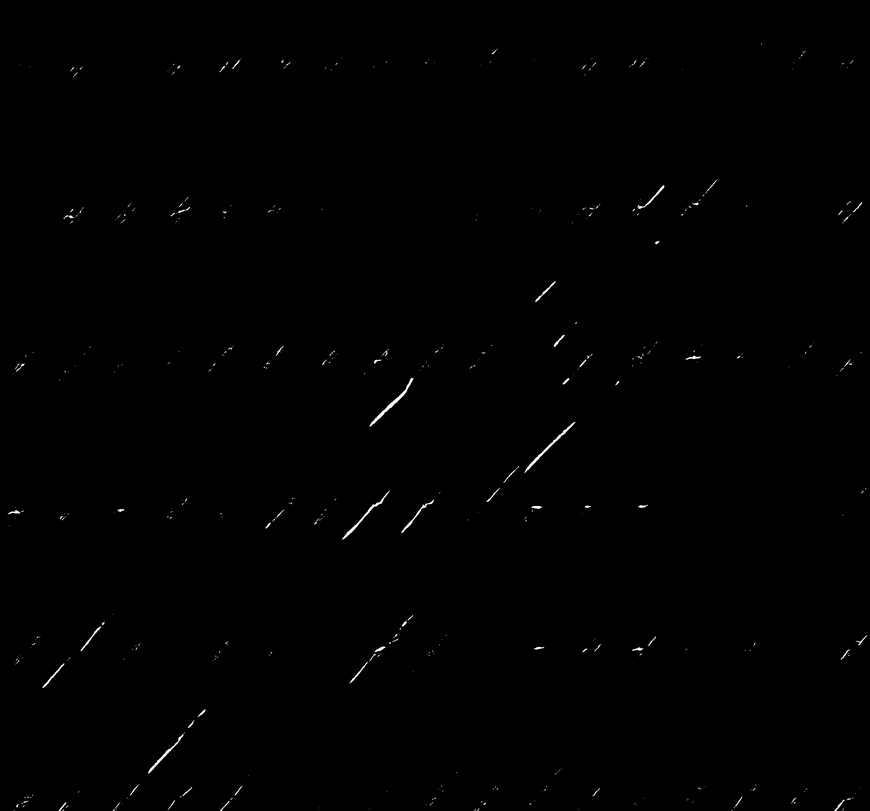
#> input picture b_image_for_MS/Classification result-1.tif, 870 x 811 px, shrunk from 1883 x 1755 before the run
$ jupyter execute --allow-errors ML-RegionProps.ipynb
#> lines starting #> are read from the running program, lines starting #| are printed output that depends on the picture
# TUTORIAL IMAGE PROCESSING FOR MATERIAL SCIENCE (II)

## Import the libraries
activating the libraries to be used in the following

[cell 1]
from PIL import Image      # Modulo basico de cargar imagenes
import numpy as np         # Modulo arrays
from pathlib import Path

# import matplotlib.pyplot as plt  # You need matplotlib to visualize if not napari

import pandas as pd
import numpy as np
import skimage
import skimage.measure
from os import listdir

# For future tuto
from sklearn.neighbors import NearestNeighbors
from sklearn.cluster import DBSCAN

# This is for napari in jupyter env.
import napari
from napari.utils import nbscreenshot

## 0.1 LOADING 2D IMAGES
It is more handy to convert the grayscale images to a binary one in Imagej/Fiji.

[cell 2]
## Declaring the paths to the folders of work
folder_to_read = Path(r"")
# folder_to_save = Path(r"D:\OneDrive - Universidad Politécnica de Madrid\2_Tareas\20201007_Iker_cluster")

## Name of the files
name1 = 'Classification result-1.tif'
# name2 = 'Classification result-2.tif'
# name3 = 'Classification result-3.tif'
# name4 = 'Classification result-4.tif'

ruta_data1 = folder_to_read / name1
# ruta_data2 = folder_to_read / name2
# ruta_data3 = folder_to_read / name3
# ruta_data4 = folder_to_read / name4

## Assigning images to variables
# Check the different steps
'''
First we are using  objects:ruta_data1,ruta_data2.. of type Path (realised of the upcase 'P') to point to the path of the file in our computer. This would make it work for any Operative System (linux, windows, mac)
Second the Image class (again realised of the 'I') from the PIL library enables to read the image in the format we specify.
Third, and last the objects created by the class Image are turned into another object of other type> numpy array. These objects behave as what we would expect of a math matrix.
'''
img1 = np.array(Image.open(str(ruta_data1), mode='r'))
#> img1 is the input picture: shape (811, 870); min 0, max 255, mean 0.8
# img2 = np.array(Image.open(str(ruta_data2), mode='r'))
# img3 = np.array(Image.open(str(ruta_data3), mode='r'))
# img4 = np.array(Image.open(str(ruta_data4), mode='r'))

img1.shape
#> Out = (811, 870)
#carga direcciones al revés

### Inspection of the images visually

[cell 3]
viewer = napari.view_image(img1)

# More human analysis by machine learning

## CLUSTERING BY DBSCAN

## Data preparation

### Obtaining coordenates x,y

[cell 4]
a_coords = np.argwhere(img1>0)
#> a_coords = 9824 pairs, first value 41 to 810, second value 5 to 869
a_coords.shape, a_coords[:5]

### Create dataframe to export it

[cell 5]
df_coords = pd.DataFrame(a_coords)
#> df_coords = table of 9824 rows and 2 columns
df_coords.to_csv('easy_clustering.csv',index=False)

[cell 6]
x = a_coords[:,0]
#> x = 9824 values from 41 to 810
y = a_coords[:,1]
#> y = 9824 values, max 869 at index 6635, min 5 at index 5760, mean 410.9
# z = a_coords[:,2]
x[:5]
#> Out = [41, 43, 43, 43, 43]

### Computing distances with kneighbours

[cell 7]
neigh = NearestNeighbors(n_neighbors=50)
nbrs = neigh.fit(a_coords)
distances, indices = nbrs.kneighbors(a_coords)

[cell 8]
a_coords
#> Out has the same summary as a_coords

[cell 9]
neigh = NearestNeighbors(n_neighbors=150)
nbrs = neigh.fit(a_coords)
distances, indices = nbrs.kneighbors(a_coords)

[cell 10]
distances[:20], distances.shape

### Optimum values parameters

[cell 11]
## Needs a bit yet
import matplotlib.pyplot as plt

distances = np.sort(distances, axis=0)

fig, ax = plt.subplots()
ax.plot(distances[:,10])
ax.set_title('exp')
# ax.set_ylim(0,20)
# ax.set_xlim(30000,70000)
plt.show()
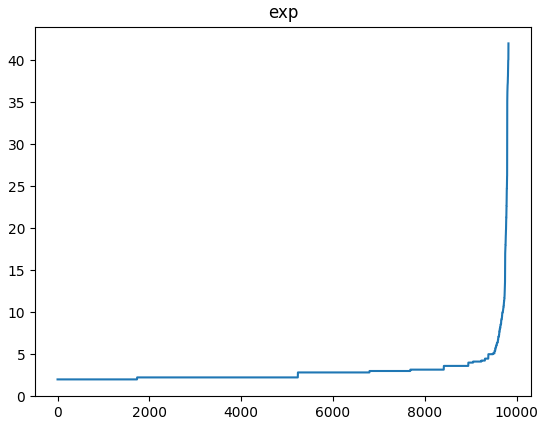
#> figure drawn by matplotlib, 1 panel; curve peaks at x = 9822, y = 42

[cell 12]
m = DBSCAN(eps=30, min_samples=5)
m.fit(a_coords)
clusters = m.labels_
clusters.shape, np.max(clusters)

[cell 13]
a_puntos = [x.tolist(),y.tolist(),clusters.tolist()]
l_puntos = [item for item in zip(x,y,clusters)]
#> l_puntos = 9824 items, first 6: (41, 761, 0), (43, 759, 0), (43, 760, 0), (43, 761, 0), (43, 762, 0), (44, 760, 0)
# l_puntos

[cell 14]
img1_dummy = np.zeros((img1.shape),dtype='int')
img1_dummy
for row in l_puntos:
    img1_dummy[row[0],row[1]] = row[2]
#> this loop made 9824 passes
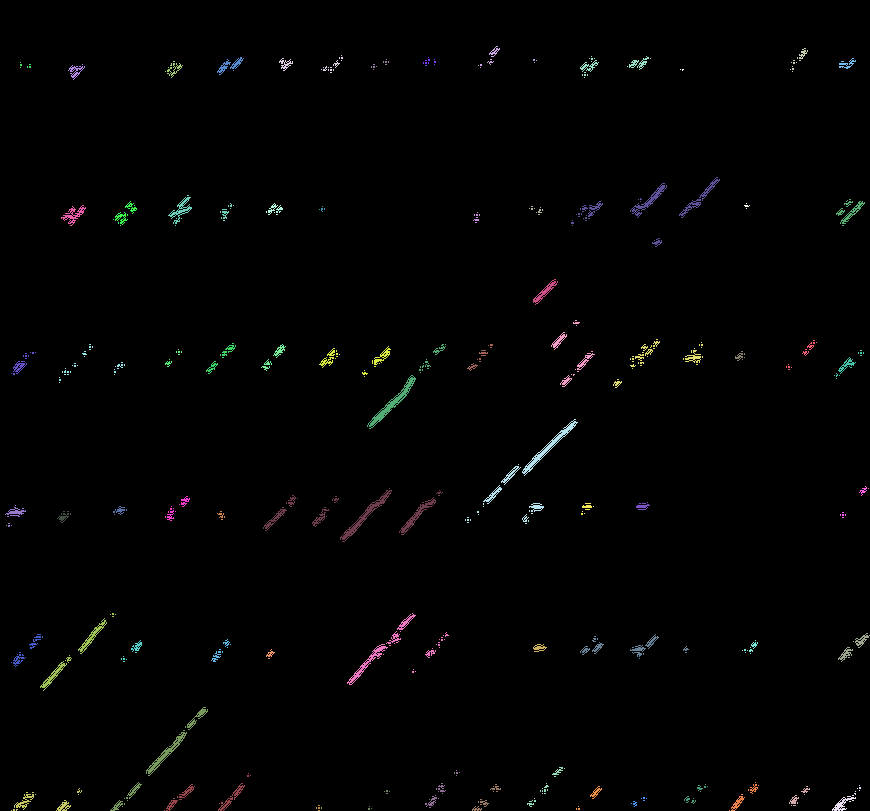
#> img1_dummy: shape (811, 870) int64; 72 distinct labels, from -1 to 70; one colour per label, 0 black, -1 white

[cell 15]
viewer.add_image(img1_dummy)
viewer.add_labels(img1_dummy)

[cell 16]
props_table = skimage.measure.regionprops_table(img1_dummy, properties=('label',
                                                                     'centroid',
                                                                     'area',
                                                                     'bbox_area',
                                                                     'equivalent_diameter',
                                                                     'major_axis_length',
                                                                     'minor_axis_length'))
#> props_table = 8 items
props_table

df_props = pd.DataFrame(props_table)
#> df_props = table of 70 rows and 8 columns
df_props
#> Out = table of 70 rows and 8 columns

$ run again, with b_image_for_MS/Classification result-2.tif copied over b_image_for_MS/Classification result-1.tif
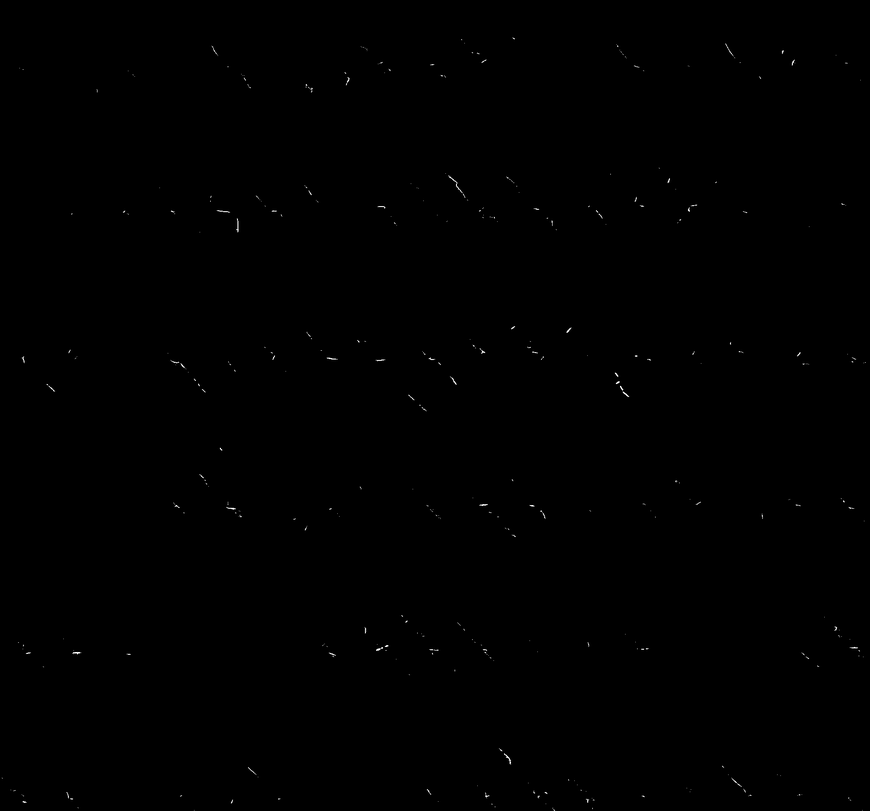
#> input picture b_image_for_MS/Classification result-2.tif, 870 x 811 px, shrunk from 1883 x 1755 before the run
#> img1 is the input picture: shape (811, 870); min 0, max 255, mean 0.3
#> a_coords = 6003 pairs, first value 35 to 810, second value 1 to 866
#> df_coords = table of 6003 rows and 2 columns
#> x = 6003 values from 35 to 810
#> y = 6003 values, max 866 at index 4151, min 1 at index 5297, mean 453.1
#> `x[:5]`: Out = [35, 35, 37, 37, 37]
#> `a_coords`: Out has the same summary as a_coords
#> `plt.show()`:
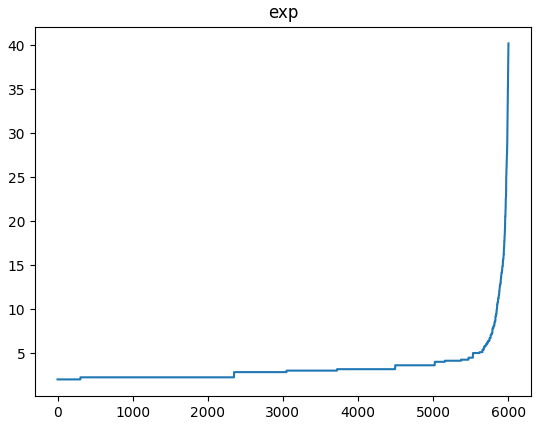
#> figure drawn by matplotlib, 1 panel; curve peaks at x = 6002, y = 40.22
#> l_puntos = 6003 items, first 6: (35, 512, 0), (35, 513, 0), (37, 461, 1), (37, 510, 0), (37, 512, 0), (37, 513, 0)
#> the loop `for row in l_puntos:` made 6003 passes
#> props_table = 8 items
#> df_props = table of 73 rows and 8 columns

$ run again, with b_image_for_MS/Classification result-3.tif copied over b_image_for_MS/Classification result-1.tif
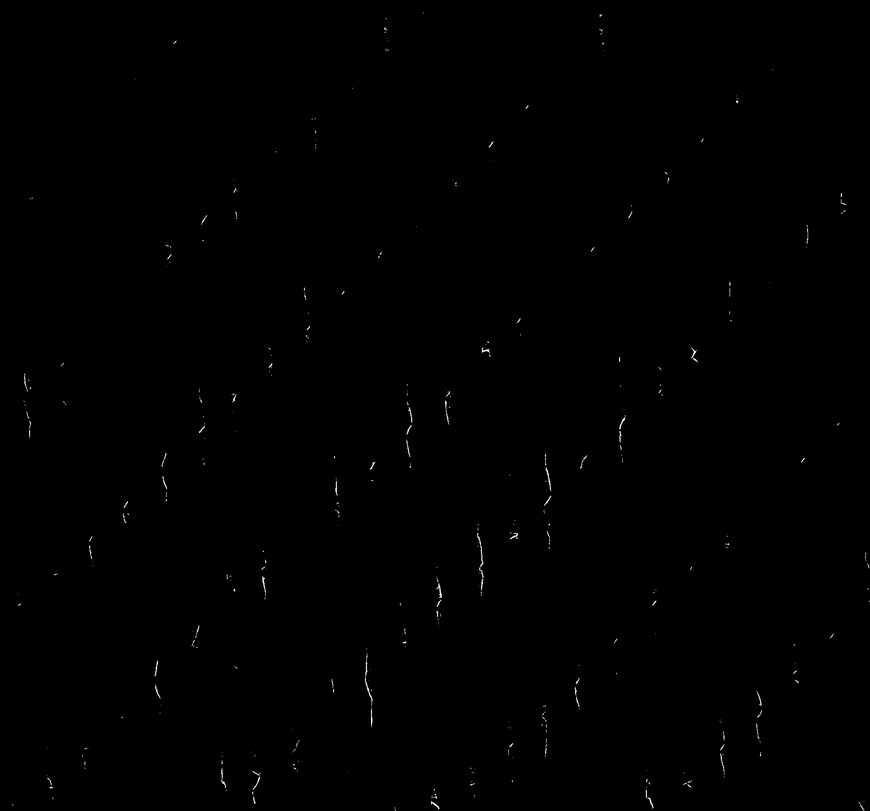
#> input picture b_image_for_MS/Classification result-3.tif, 870 x 811 px, shrunk from 1883 x 1755 before the run
#> img1 is the input picture: shape (811, 870); min 0, max 255, mean 0.5
#> a_coords = 8191 pairs, first value 10 to 810, second value 10 to 869
#> df_coords = table of 8191 rows and 2 columns
#> x = 8191 values from 10 to 810
#> y = 8191 values, max 869 at index 4424, min 10 at index 8064, mean 431
#> `x[:5]`: Out = [10, 12, 12, 12, 12]
#> `a_coords`: Out has the same summary as a_coords
#> `plt.show()`:
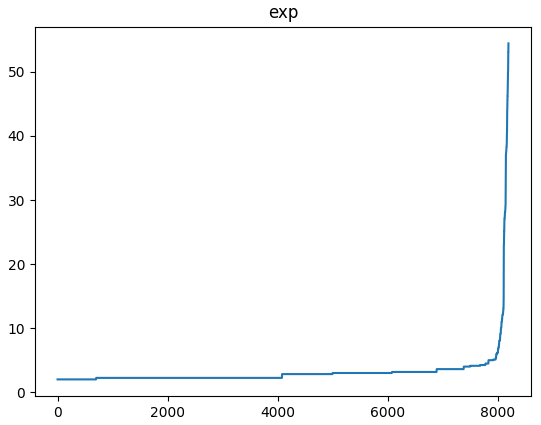
#> figure drawn by matplotlib, 1 panel; curve peaks at x = 8190, y = 54.45
#> l_puntos = 8191 items, first 6: (10, 423, 0), (12, 420, 0), (12, 422, 0), (12, 423, 0), (12, 425, 0), (12, 600, 1)
#> the loop `for row in l_puntos:` made 8191 passes
#> after the loop `for row in l_puntos:`:
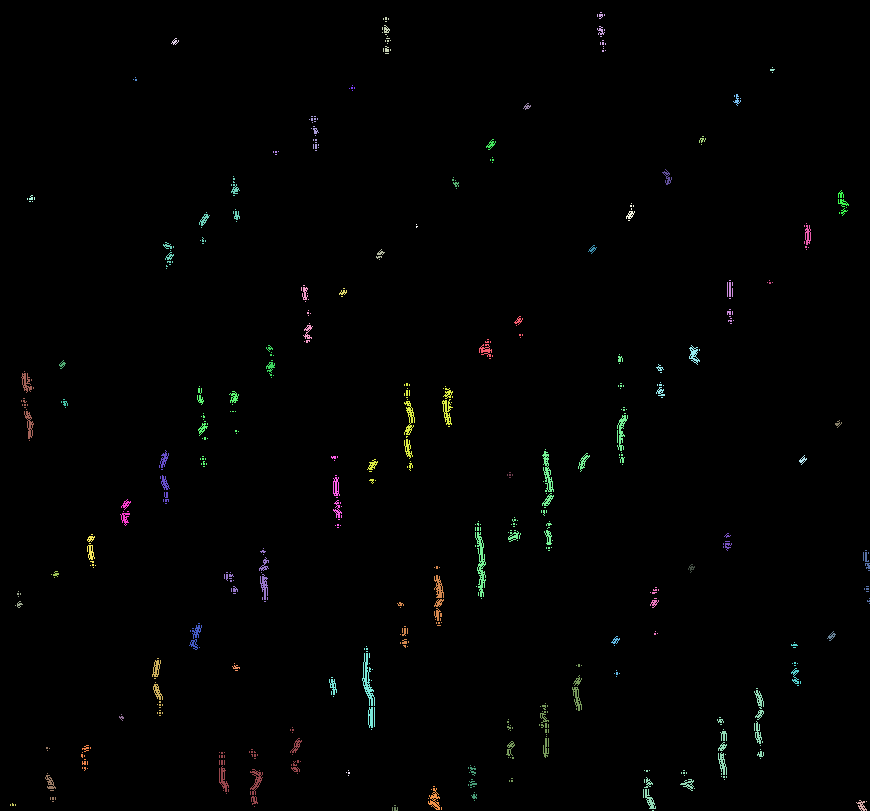
#> img1_dummy: shape (811, 870) int64; 70 distinct labels, from -1 to 68; one colour per label, 0 black, -1 white
#> props_table = 8 items
#> df_props = table of 68 rows and 8 columns

$ run again, with b_image_for_MS/Classification result-4.tif copied over b_image_for_MS/Classification result-1.tif
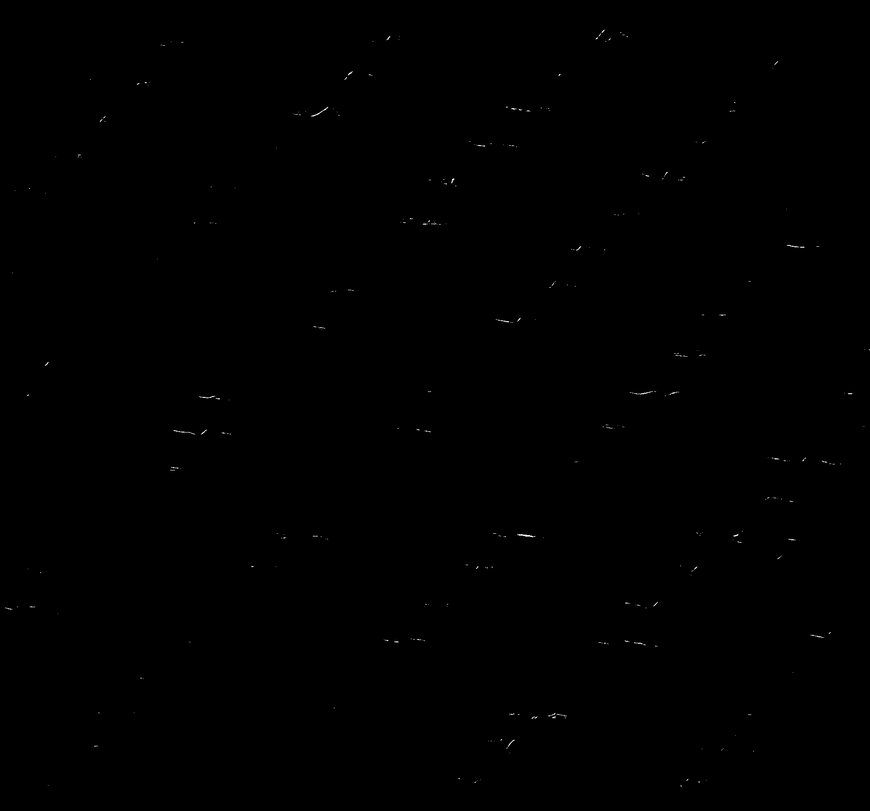
#> input picture b_image_for_MS/Classification result-4.tif, 870 x 811 px, shrunk from 1883 x 1755 before the run
#> img1 is the input picture: shape (811, 870); min 0, max 255, mean 0.2
#> a_coords = 4424 pairs, first value 27 to 788, second value 4 to 869
#> df_coords = table of 4424 rows and 2 columns
#> x = 4424 values from 27 to 788
#> y = 4424 values, max 869 at index 1842, min 4 at index 3585, mean 496.4
#> `x[:5]`: Out = [27, 28, 29, 29, 29]
#> `a_coords`: Out has the same summary as a_coords
#> `distances = np.sort(distances, axis=0)`:
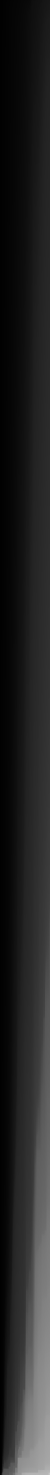
#> distances: shape (4424, 150) float64 (shown at 1/3 size); min 0, max 201.6, mean 36.4
#> `plt.show()`:
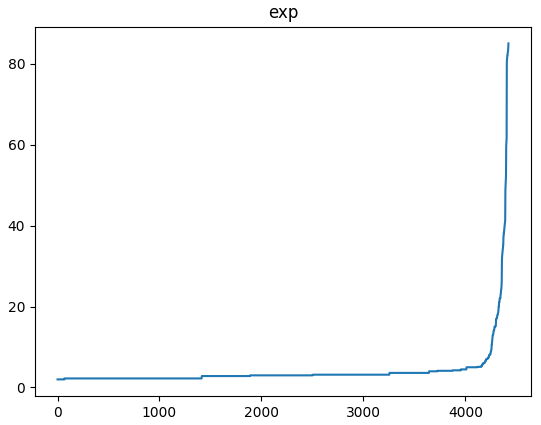
#> figure drawn by matplotlib, 1 panel; curve peaks at x = 4423, y = 85
#> l_puntos = 4424 items, first 6: (27, 604, 0), (28, 602, 0), (29, 601, 0), (29, 604, 0), (29, 605, 0), (30, 600, 0)
#> the loop `for row in l_puntos:` made 4424 passes
#> props_table = 8 items
#> df_props = table of 65 rows and 8 columns
